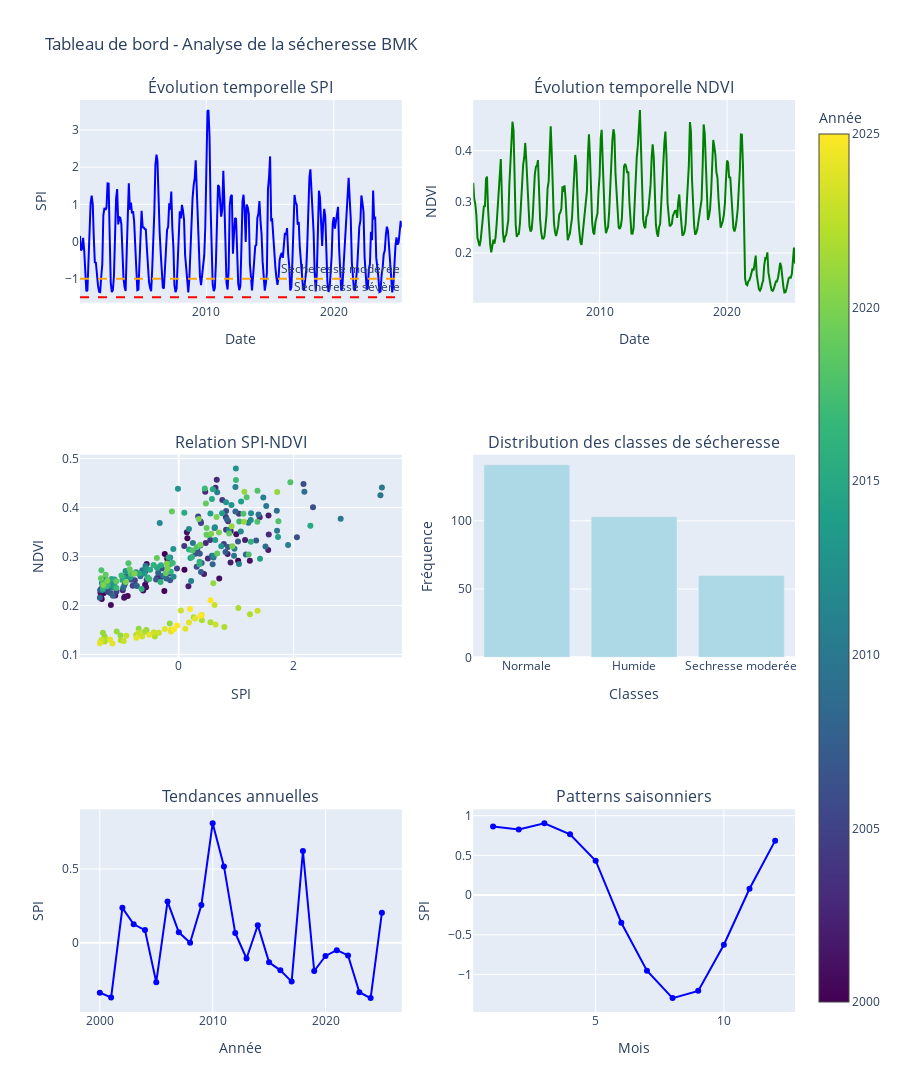
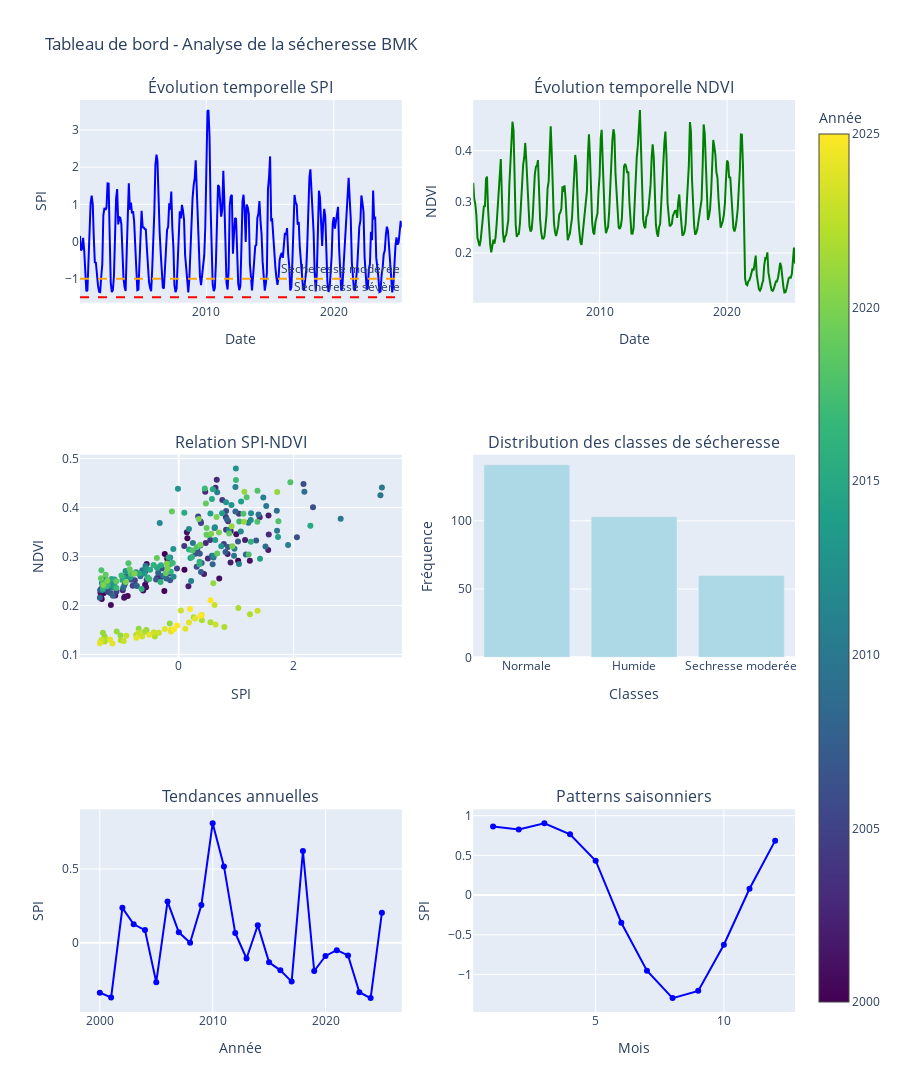

The notebook cell saved with these charts, in order:
### Code cell
create_interactive_dashboard(merged_df, drought_events)

### Figure 1 — Plotly figure (JSON) as saved in the notebook; plotly's stock layout.template omitted (floating-point values rounded to 4 significant figures; data arrays with more than 128 entries replaced by an {"elided": "..."} marker saying what was removed)
{"data": [{"line": {"color": "blue"}, "mode": "lines", "name": "SPI", "type": "scatter", "x": {"elided": "304 str values"}, "xaxis": "x", "y": {"elided": "304 float values"}, "yaxis": "y"}, {"line": {"color": "green"}, "mode": "lines", "name": "NDVI", "type": "scatter", "x": {"elided": "304 str values"}, "xaxis": "x2", "y": {"elided": "304 float values"}, "yaxis": "y2"}, {"marker": {"color": {"elided": "304 int values"}, "colorbar": {"title": {"text": "Année"}}, "colorscale": [[0, "#440154"], [0.1111, "#482878"], [0.2222, "#3e4989"], [0.3333, "#31688e"], [0.4444, "#26828e"], [0.5556, "#1f9e89"], [0.6667, "#35b779"], [0.7778, "#6ece58"], [0.8889, "#b5de2b"], [1, "#fde725"]], "showscale": true}, "mode": "markers", "name": "SPI-NDVI", "type": "scatter", "x": {"elided": "304 float values"}, "xaxis": "x3", "y": {"elided": "304 float values"}, "yaxis": "y3"}, {"marker": {"color": "lightblue"}, "name": "Classes", "type": "bar", "x": ["Normale", "Humide", "Sechresse moderée"], "xaxis": "x4", "y": [141, 103, 60], "yaxis": "y4"}, {"line": {"color": "blue"}, "mode": "lines+markers", "name": "SPI annuel", "type": "scatter", "x": [2000, 2001, 2002, 2003, 2004, 2005, 2006, 2007, 2008, 2009, 2010, 2011, 2012, 2013, 2014, 2015, 2016, 2017, 2018, 2019, 2020, 2021, 2022, 2023, 2024, 2025], "xaxis": "x5", "y": [-0.3371, -0.3696, 0.237, 0.1255, 0.08617, -0.2667, 0.2793, 0.07111, 0.0005367, 0.2565, 0.8098, 0.5172, 0.06675, -0.1062, 0.1191, -0.1323, -0.186, -0.2624, 0.621, -0.1908, -0.08883, -0.04986, -0.08533, -0.3342, -0.3742, 0.2039], "yaxis": "y5"}, {"line": {"color": "blue"}, "mode": "lines+markers", "name": "SPI saisonnier", "type": "scatter", "x": [1, 2, 3, 4, 5, 6, 7, 8, 9, 10, 11, 12], "xaxis": "x6", "y": [0.8631, 0.8266, 0.9049, 0.7663, 0.4329, -0.3478, -0.9516, -1.297, -1.205, -0.625, 0.07948, 0.6855], "yaxis": "y6"}], "layout": {"annotations": [{"font": {"size": 16}, "showarrow": false, "text": "Évolution temporelle SPI", "x": 0.225, "xanchor": "center", "xref": "paper", "y": 1, "yanchor": "bottom", "yref": "paper"}, {"font": {"size": 16}, "showarrow": false, "text": "Évolution temporelle NDVI", "x": 0.775, "xanchor": "center", "xref": "paper", "y": 1, "yanchor": "bottom", "yref": "paper"}, {"font": {"size": 16}, "showarrow": false, "text": "Relation SPI-NDVI", "x": 0.225, "xanchor": "center", "xref": "paper", "y": 0.6111, "yanchor": "bottom", "yref": "paper"}, {"font": {"size": 16}, "showarrow": false, "text": "Distribution des classes de sécheresse", "x": 0.775, "xanchor": "center", "xref": "paper", "y": 0.6111, "yanchor": "bottom", "yref": "paper"}, {"font": {"size": 16}, "showarrow": false, "text": "Tendances annuelles", "x": 0.225, "xanchor": "center", "xref": "paper", "y": 0.2222, "yanchor": "bottom", "yref": "paper"}, {"font": {"size": 16}, "showarrow": false, "text": "Patterns saisonniers", "x": 0.775, "xanchor": "center", "xref": "paper", "y": 0.2222, "yanchor": "bottom", "yref": "paper"}, {"showarrow": false, "text": "Sécheresse modérée", "x": 1, "xanchor": "right", "xref": "x domain", "y": -1, "yanchor": "bottom", "yref": "y"}, {"showarrow": false, "text": "Sécheresse sévère", "x": 1, "xanchor": "right", "xref": "x domain", "y": -1.5, "yanchor": "bottom", "yref": "y"}], "height": 1200, "shapes": [{"line": {"color": "orange", "dash": "dash"}, "type": "line", "x0": 0, "x1": 1, "xref": "x domain", "y0": -1, "y1": -1, "yref": "y"}, {"line": {"color": "red", "dash": "dash"}, "type": "line", "x0": 0, "x1": 1, "xref": "x domain", "y0": -1.5, "y1": -1.5, "yref": "y"}], "showlegend": false, "title": {"text": "Tableau de bord - Analyse de la sécheresse BMK"}, "xaxis": {"anchor": "y", "domain": [0, 0.45], "title": {"text": "Date"}}, "xaxis2": {"anchor": "y2", "domain": [0.55, 1], "title": {"text": "Date"}}, "xaxis3": {"anchor": "y3", "domain": [0, 0.45], "title": {"text": "SPI"}}, "xaxis4": {"anchor": "y4", "domain": [0.55, 1], "title": {"text": "Classes"}}, "xaxis5": {"anchor": "y5", "domain": [0, 0.45], "title": {"text": "Année"}}, "xaxis6": {"anchor": "y6", "domain": [0.55, 1], "title": {"text": "Mois"}}, "yaxis": {"anchor": "x", "domain": [0.7778, 1], "title": {"text": "SPI"}}, "yaxis2": {"anchor": "x2", "domain": [0.7778, 1], "title": {"text": "NDVI"}}, "yaxis3": {"anchor": "x3", "domain": [0.3889, 0.6111], "title": {"text": "NDVI"}}, "yaxis4": {"anchor": "x4", "domain": [0.3889, 0.6111], "title": {"text": "Fréquence"}}, "yaxis5": {"anchor": "x5", "domain": [0, 0.2222], "title": {"text": "SPI"}}, "yaxis6": {"anchor": "x6", "domain": [0, 0.2222], "title": {"text": "SPI"}}}}

### Figure 2 — Plotly figure (JSON) as saved in the notebook; plotly's stock layout.template omitted (floating-point values rounded to 4 significant figures; data arrays with more than 128 entries replaced by an {"elided": "..."} marker saying what was removed)
{"data": [{"line": {"color": "blue"}, "mode": "lines", "name": "SPI", "type": "scatter", "x": {"elided": "304 str values"}, "xaxis": "x", "y": {"elided": "304 float values"}, "yaxis": "y"}, {"line": {"color": "green"}, "mode": "lines", "name": "NDVI", "type": "scatter", "x": {"elided": "304 str values"}, "xaxis": "x2", "y": {"elided": "304 float values"}, "yaxis": "y2"}, {"marker": {"color": {"elided": "304 int values"}, "colorbar": {"title": {"text": "Année"}}, "colorscale": [[0, "#440154"], [0.1111, "#482878"], [0.2222, "#3e4989"], [0.3333, "#31688e"], [0.4444, "#26828e"], [0.5556, "#1f9e89"], [0.6667, "#35b779"], [0.7778, "#6ece58"], [0.8889, "#b5de2b"], [1, "#fde725"]], "showscale": true}, "mode": "markers", "name": "SPI-NDVI", "type": "scatter", "x": {"elided": "304 float values"}, "xaxis": "x3", "y": {"elided": "304 float values"}, "yaxis": "y3"}, {"marker": {"color": "lightblue"}, "name": "Classes", "type": "bar", "x": ["Normale", "Humide", "Sechresse moderée"], "xaxis": "x4", "y": [141, 103, 60], "yaxis": "y4"}, {"line": {"color": "blue"}, "mode": "lines+markers", "name": "SPI annuel", "type": "scatter", "x": [2000, 2001, 2002, 2003, 2004, 2005, 2006, 2007, 2008, 2009, 2010, 2011, 2012, 2013, 2014, 2015, 2016, 2017, 2018, 2019, 2020, 2021, 2022, 2023, 2024, 2025], "xaxis": "x5", "y": [-0.3371, -0.3696, 0.237, 0.1255, 0.08617, -0.2667, 0.2793, 0.07111, 0.0005367, 0.2565, 0.8098, 0.5172, 0.06675, -0.1062, 0.1191, -0.1323, -0.186, -0.2624, 0.621, -0.1908, -0.08883, -0.04986, -0.08533, -0.3342, -0.3742, 0.2039], "yaxis": "y5"}, {"line": {"color": "blue"}, "mode": "lines+markers", "name": "SPI saisonnier", "type": "scatter", "x": [1, 2, 3, 4, 5, 6, 7, 8, 9, 10, 11, 12], "xaxis": "x6", "y": [0.8631, 0.8266, 0.9049, 0.7663, 0.4329, -0.3478, -0.9516, -1.297, -1.205, -0.625, 0.07948, 0.6855], "yaxis": "y6"}], "layout": {"annotations": [{"font": {"size": 16}, "showarrow": false, "text": "Évolution temporelle SPI", "x": 0.225, "xanchor": "center", "xref": "paper", "y": 1, "yanchor": "bottom", "yref": "paper"}, {"font": {"size": 16}, "showarrow": false, "text": "Évolution temporelle NDVI", "x": 0.775, "xanchor": "center", "xref": "paper", "y": 1, "yanchor": "bottom", "yref": "paper"}, {"font": {"size": 16}, "showarrow": false, "text": "Relation SPI-NDVI", "x": 0.225, "xanchor": "center", "xref": "paper", "y": 0.6111, "yanchor": "bottom", "yref": "paper"}, {"font": {"size": 16}, "showarrow": false, "text": "Distribution des classes de sécheresse", "x": 0.775, "xanchor": "center", "xref": "paper", "y": 0.6111, "yanchor": "bottom", "yref": "paper"}, {"font": {"size": 16}, "showarrow": false, "text": "Tendances annuelles", "x": 0.225, "xanchor": "center", "xref": "paper", "y": 0.2222, "yanchor": "bottom", "yref": "paper"}, {"font": {"size": 16}, "showarrow": false, "text": "Patterns saisonniers", "x": 0.775, "xanchor": "center", "xref": "paper", "y": 0.2222, "yanchor": "bottom", "yref": "paper"}, {"showarrow": false, "text": "Sécheresse modérée", "x": 1, "xanchor": "right", "xref": "x domain", "y": -1, "yanchor": "bottom", "yref": "y"}, {"showarrow": false, "text": "Sécheresse sévère", "x": 1, "xanchor": "right", "xref": "x domain", "y": -1.5, "yanchor": "bottom", "yref": "y"}], "height": 1200, "shapes": [{"line": {"color": "orange", "dash": "dash"}, "type": "line", "x0": 0, "x1": 1, "xref": "x domain", "y0": -1, "y1": -1, "yref": "y"}, {"line": {"color": "red", "dash": "dash"}, "type": "line", "x0": 0, "x1": 1, "xref": "x domain", "y0": -1.5, "y1": -1.5, "yref": "y"}], "showlegend": false, "title": {"text": "Tableau de bord - Analyse de la sécheresse BMK"}, "xaxis": {"anchor": "y", "domain": [0, 0.45], "title": {"text": "Date"}}, "xaxis2": {"anchor": "y2", "domain": [0.55, 1], "title": {"text": "Date"}}, "xaxis3": {"anchor": "y3", "domain": [0, 0.45], "title": {"text": "SPI"}}, "xaxis4": {"anchor": "y4", "domain": [0.55, 1], "title": {"text": "Classes"}}, "xaxis5": {"anchor": "y5", "domain": [0, 0.45], "title": {"text": "Année"}}, "xaxis6": {"anchor": "y6", "domain": [0.55, 1], "title": {"text": "Mois"}}, "yaxis": {"anchor": "x", "domain": [0.7778, 1], "title": {"text": "SPI"}}, "yaxis2": {"anchor": "x2", "domain": [0.7778, 1], "title": {"text": "NDVI"}}, "yaxis3": {"anchor": "x3", "domain": [0.3889, 0.6111], "title": {"text": "NDVI"}}, "yaxis4": {"anchor": "x4", "domain": [0.3889, 0.6111], "title": {"text": "Fréquence"}}, "yaxis5": {"anchor": "x5", "domain": [0, 0.2222], "title": {"text": "SPI"}}, "yaxis6": {"anchor": "x6", "domain": [0, 0.2222], "title": {"text": "SPI"}}}}
